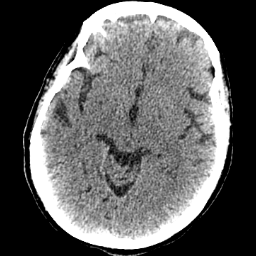
#> input picture assets/P476040_1_056.png, 256 x 256 px
$ python -i preprocessing.py   (imports and definitions only)
#> lines starting #> are read from the running program, lines starting #| are printed output that depends on the picture; after the words box and inside, x2 and y2 are one past the last pixel; in counts of white or black regions, pixels touching at a corner belong together
#> further down, picture is the input picture: shape (256, 256); min 0, max 255, mean 95.6
# -*- coding: utf-8 -*-
"""
Created on Tue Apr 26 14:24:51 2022

@author: Mina
"""

import numpy as np
from skimage.transform import resize  # , rotate
from skimage import morphology
from scipy import ndimage
import cv2


def remove_noise(brain_image, create_mask=False):
    """
    Removes noise from the CT brain image like artifacts, pillow, etc...

    Parameters:
        brain_image -- a 2d (numpy array) image representing a slice of a brain CT scan.
        create_mask -- a bool variable for whether to use a threshold-based mask or not (used in specific cases),
                       default = False.

    Notes:
      > "morphology.dilation" creates a segmentation of the image
        If one pixel is between the origin and the edge of a square of size
        5x5, the pixel belongs to the same class

      > We can instead use a circule using: morphology.disk(2)
        In this case the pixel belongs to the same class if it's between the origin
        and the radius
    """
#> called with create_mask = False

    if create_mask:
        img = cv2.merge([brain_image, brain_image, brain_image])
        mask = cv2.threshold(img, 210, 255, cv2.THRESH_BINARY)[1][:, :, 0]
    else:
        mask = brain_image

    segmentation = morphology.dilation(mask, np.ones((5, 5)))
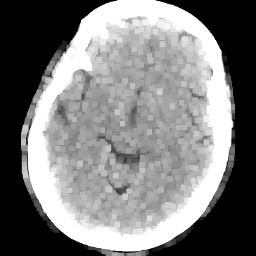
#> segmentation: shape (256, 256); min 0, max 255, mean 125.3
    labels, label_nb = ndimage.label(segmentation)
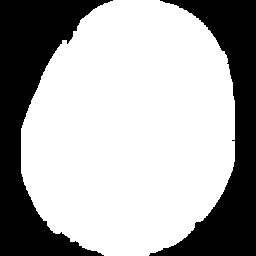
#> labels: shape (256, 256) int32; values 0 (black) and 1 (white), 66.8% white; 2 black regions, box (x1, y1, x2, y2) and area: (0, 0, 113, 256) 11755, (149, 0, 256, 256) 10027
#> label_nb = 1
    label_count = np.bincount(labels.ravel().astype(int))
#> label_count = [21782, 43754]
    # The size of label_count is the number of classes/segmentations found
    # We don't use the first class since it's the background
    label_count[0] = 0
    # We create a mask with the class with more pixels
    # In this case should be the brain
    mask = labels == label_count.argmax()
    # Improve the brain mask
    mask = morphology.dilation(mask, np.ones((5, 5)))
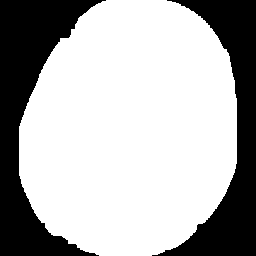
#> mask: shape (256, 256) bool; 69.4% white; 2 black regions, box (x1, y1, x2, y2) and area: (0, 0, 106, 256) 10886, (152, 0, 256, 256) 9193
    mask = ndimage.morphology.binary_fill_holes(mask)
    mask = morphology.dilation(mask, np.ones((3, 3)))
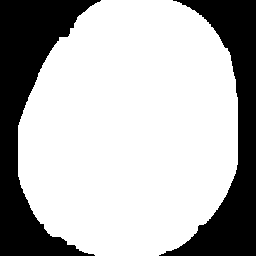
#> mask: shape (256, 256) bool; 70.6% white; 2 black regions, box (x1, y1, x2, y2) and area: (0, 0, 101, 256) 10463, (159, 0, 256, 256) 8782
    # Since the pixels in the mask are zero's and one's
    # We can multiply the original image to only keep the brain region
    masked_image = mask * brain_image

    return masked_image


# [79 lines left out: functions crop_image, resize_to_scale, add_pad, zoom_on_image, window, window_slice, not called in this run]


def download_data(url):
    print(url)
    pass

>>> import cv2
>>> picture = cv2.imread('assets/P476040_1_056.png', cv2.IMREAD_GRAYSCALE)
>>> result = remove_noise(picture)
